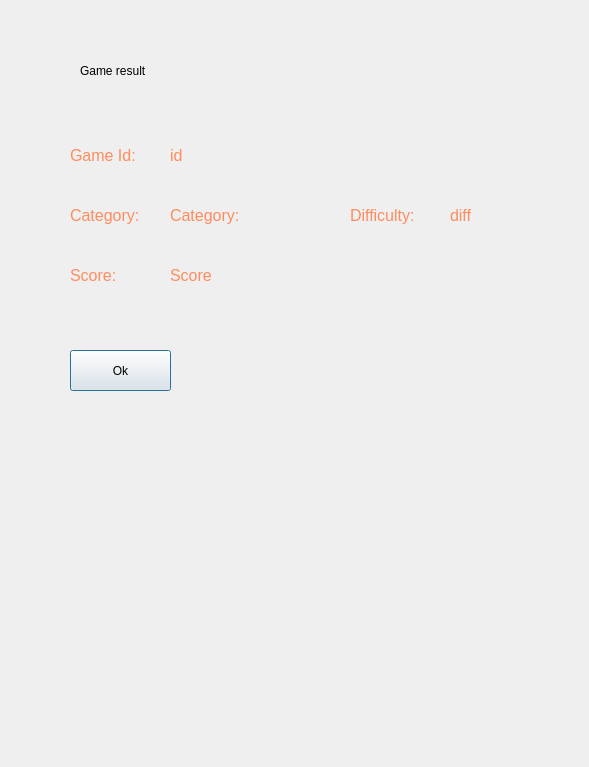
<?xml version="1.0" encoding="UTF-8"?>
<ui version="4.0">
 <class>Dialog</class>
 <widget class="QDialog" name="Dialog">
  <property name="geometry">
   <rect>
    <x>0</x>
    <y>0</y>
    <width>589</width>
    <height>767</height>
   </rect>
  </property>
  <property name="windowTitle">
   <string>Dialog</string>
  </property>
  <property name="styleSheet">
   <string notr="true"/>
  </property>
  <widget class="QLabel" name="label_2">
   <property name="geometry">
    <rect>
     <x>70</x>
     <y>190</y>
     <width>91</width>
     <height>51</height>
    </rect>
   </property>
   <property name="styleSheet">
    <string notr="true">font-size: 12pt; color:rgb(255, 140, 94)</string>
   </property>
   <property name="text">
    <string>Category:</string>
   </property>
  </widget>
  <widget class="QLabel" name="label_3">
   <property name="geometry">
    <rect>
     <x>350</x>
     <y>190</y>
     <width>91</width>
     <height>51</height>
    </rect>
   </property>
   <property name="styleSheet">
    <string notr="true">font-size: 12pt; color:rgb(255, 140, 94)</string>
   </property>
   <property name="text">
    <string>Difficulty:</string>
   </property>
  </widget>
  <widget class="QLabel" name="lbl_header">
   <property name="geometry">
    <rect>
     <x>80</x>
     <y>40</y>
     <width>381</width>
     <height>61</height>
    </rect>
   </property>
   <property name="styleSheet">
    <string notr="true"/>
   </property>
   <property name="text">
    <string>Game result</string>
   </property>
  </widget>
  <widget class="QLabel" name="lbl_category">
   <property name="geometry">
    <rect>
     <x>170</x>
     <y>190</y>
     <width>171</width>
     <height>51</height>
    </rect>
   </property>
   <property name="styleSheet">
    <string notr="true">font-size: 12pt; color:rgb(255, 140, 94)</string>
   </property>
   <property name="text">
    <string>Category:</string>
   </property>
  </widget>
  <widget class="QLabel" name="lbl_difficulty">
   <property name="geometry">
    <rect>
     <x>450</x>
     <y>190</y>
     <width>101</width>
     <height>51</height>
    </rect>
   </property>
   <property name="styleSheet">
    <string notr="true">font-size: 12pt; color:rgb(255, 140, 94)</string>
   </property>
   <property name="text">
    <string>diff</string>
   </property>
  </widget>
  <widget class="QLabel" name="lbl_game_id">
   <property name="geometry">
    <rect>
     <x>170</x>
     <y>130</y>
     <width>71</width>
     <height>51</height>
    </rect>
   </property>
   <property name="styleSheet">
    <string notr="true">font-size: 12pt; color:rgb(255, 140, 94)</string>
   </property>
   <property name="text">
    <string>id</string>
   </property>
  </widget>
  <widget class="QLabel" name="label_4">
   <property name="geometry">
    <rect>
     <x>70</x>
     <y>130</y>
     <width>91</width>
     <height>51</height>
    </rect>
   </property>
   <property name="styleSheet">
    <string notr="true">font-size: 12pt; color:rgb(255, 140, 94)</string>
   </property>
   <property name="text">
    <string>Game Id:</string>
   </property>
  </widget>
  <widget class="QLabel" name="lbl_score">
   <property name="geometry">
    <rect>
     <x>170</x>
     <y>250</y>
     <width>71</width>
     <height>51</height>
    </rect>
   </property>
   <property name="styleSheet">
    <string notr="true">font-size: 12pt; color:rgb(255, 140, 94)</string>
   </property>
   <property name="text">
    <string>Score</string>
   </property>
  </widget>
  <widget class="QLabel" name="label_5">
   <property name="geometry">
    <rect>
     <x>70</x>
     <y>250</y>
     <width>91</width>
     <height>51</height>
    </rect>
   </property>
   <property name="styleSheet">
    <string notr="true">font-size: 12pt; color:rgb(255, 140, 94)</string>
   </property>
   <property name="text">
    <string>Score:</string>
   </property>
  </widget>
  <widget class="QPushButton" name="okButton">
   <property name="geometry">
    <rect>
     <x>70</x>
     <y>350</y>
     <width>101</width>
     <height>41</height>
    </rect>
   </property>
   <property name="styleSheet">
    <string notr="true"/>
   </property>
   <property name="text">
    <string>Ok</string>
   </property>
  </widget>
 </widget>
 <resources/>
 <connections/>
</ui>
